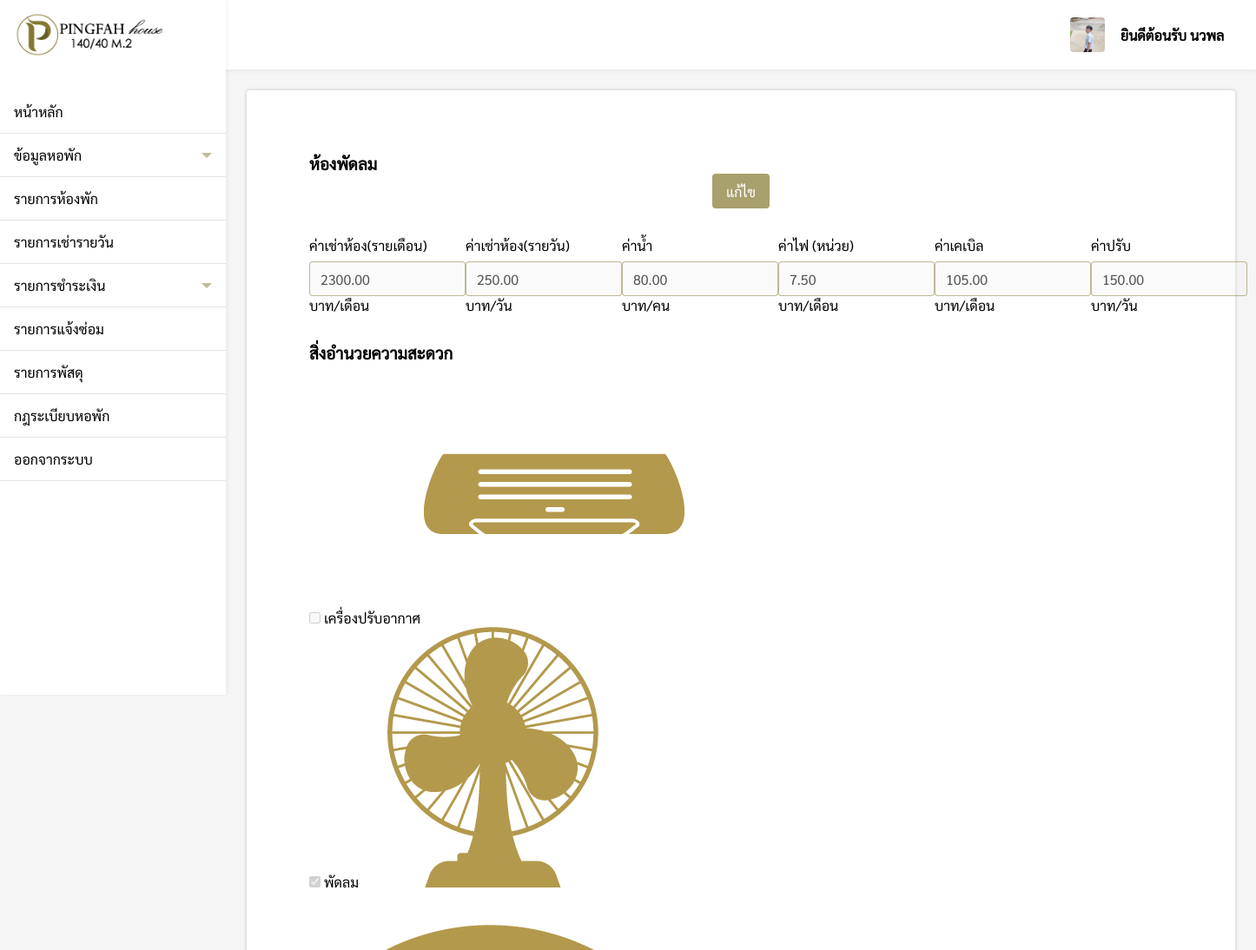
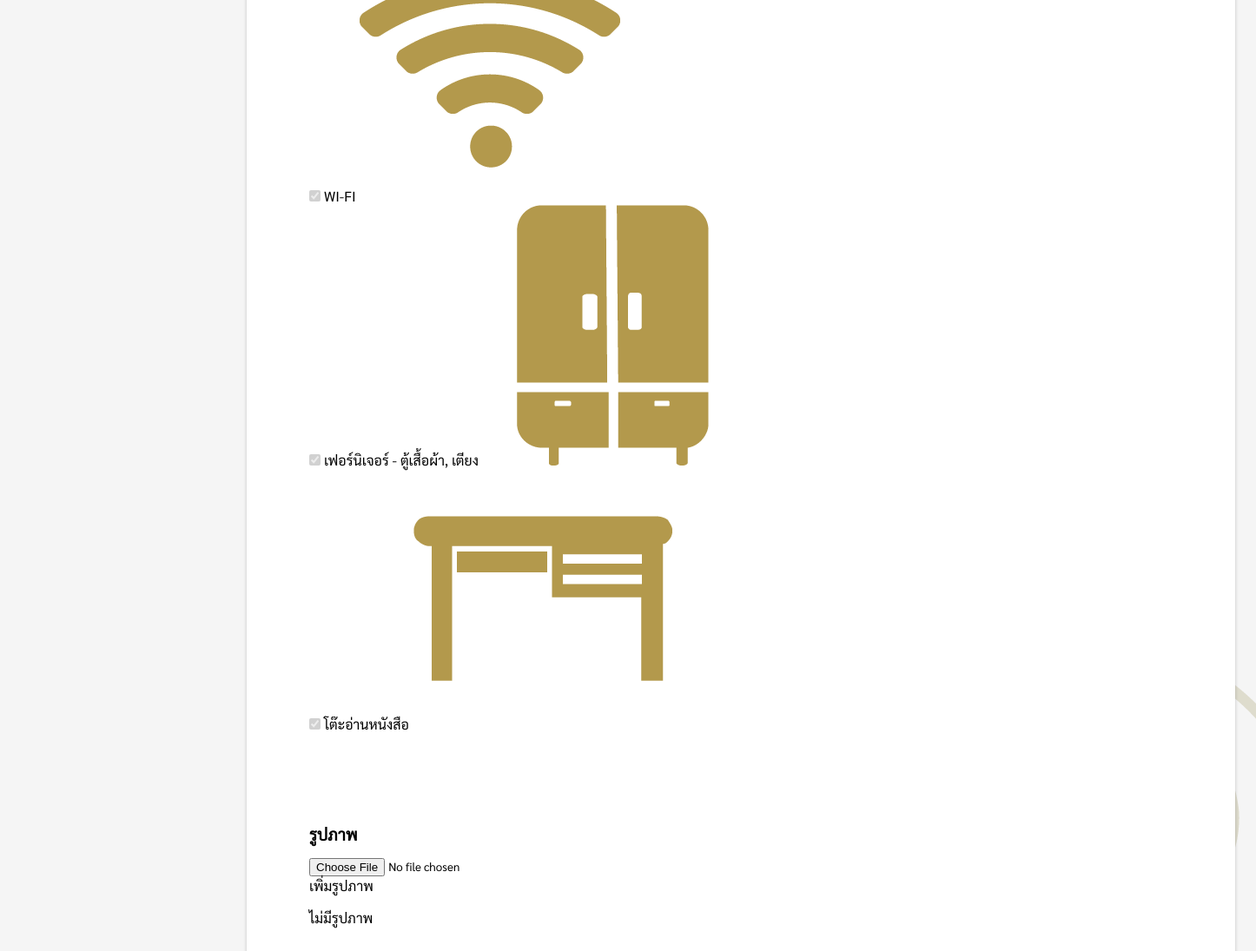
The page /pages/employee/roomDetail/detail.php?type=fan (signed in) on the database its author committed (2 pictures, top to bottom).
### tables this page shows
CREATE TABLE `employee` (
  `id` int(11) NOT NULL,
  `title_name` varchar(200) NOT NULL,
  `firstname` varchar(200) NOT NULL,
  `lastname` varchar(200) NOT NULL,
  `nickname` varchar(200) NOT NULL,
  `position` varchar(200) NOT NULL,
  `id_card` varchar(200) NOT NULL,
  `tel` varchar(200) NOT NULL,
  `email` varchar(200) NOT NULL,
  `id_line` varchar(200) NOT NULL,
  `birthday` varchar(200) NOT NULL,
  `age` varchar(200) NOT NULL,
  `race` varchar(200) NOT NULL,
  `nationality` varchar(200) NOT NULL,
  `address` varchar(200) NOT NULL,
  `pic_idcard` varchar(200) NOT NULL,
  `pic_home` varchar(200) NOT NULL,
  `profile_img` varchar(200) NOT NULL,
  `username` varchar(200) NOT NULL,
  `password` varchar(200) NOT NULL
);

CREATE TABLE `roomdetail` (
  `type` varchar(255) NOT NULL,
  `water_bill` float(255,2) NOT NULL,
  `elec_bill` float(255,2) NOT NULL,
  `cable_charge` float(255,2) NOT NULL,
  `fines` float(255,2) NOT NULL,
  `price` float(255,2) NOT NULL,
  `daily_price` float(255,2) NOT NULL,
  `sv_fan` varchar(2) DEFAULT NULL,
  `sv_air` varchar(2) DEFAULT NULL,
  `sv_wifi` varchar(2) DEFAULT NULL,
  `sv_furniture` varchar(2) DEFAULT NULL,
  `sv_readtable` varchar(2) DEFAULT NULL
);

### pages/employee/roomDetail/detail.php (the view, shortened to what this page needs)
<?php
if($_SESSION['level'] == 'employee'){
    include('../../connection.php');
    include('../../../components/sidebarEPY.php');
    $type = $_REQUEST['type'];
    if($type == "fan"){
        $type_show = "พัดลม";
    }else if($type == "air"){
        $type_show = "แอร์";
    }
    $num = 1;
    $sql = "SELECT * FROM roomdetail WHERE type = '$type_show'";
    $result = $conn->query($sql);
    if ($result->num_rows > 0) {
        while($row = $result->fetch_assoc()) {
?>
<!DOCTYPE html>
<html lang="en">
<head>
    <link rel="stylesheet" href="../../../css/detail.css">
</head>
<body>
    <div style="padding:24px;">
        <div class="box">
            <div class="detail-box">
                <div style="padding:36px;">
                    <form action="function/addData.php?type=<?php echo $type; ?>" method="POST"
                        enctype="multipart/form-data">
                        <div class="header">
                            <h3>ห้อง<?php echo $type_show; ?></h3>
                            <div id="edit" style="display:flex;justify-content:center;align-items:center;">
                                <button type="button" class="edit-btn" onclick="edit()">แก้ไข</button>
                            </div>
                        </div>
                        <div class="roomDetail">
                            <div>
                                <p>ค่าเช่าห้อง(รายเดือน)</p>
                                <input type="text" name="price"
                                    value="<?php if(isset($row['price'])){ echo $row['price']; }else{ echo 0; } ?>"
                                    disabled>
                                <label>บาท/เดือน</label>
                            </div>
                            <div>
                                <p>ค่าเช่าห้อง(รายวัน)</p>
                                <input type="text" name="daily_price"
                                    value="<?php if(isset($row['daily_price'])){ echo $row['daily_price']; }else{ echo 0; } ?>"
                                    disabled>
                                <label>บาท/วัน</label>
                            </div>
                            <div>
                                <p>ค่าน้ำ</p>
                                <input type="text" name="water_bill"
                                    value="<?php if(isset($row['water_bill'])){ echo $row['water_bill']; }else{ echo 0; } ?>"
                                    disabled>
                                <label>บาท/คน</label>
                            </div>
                            <div>
                                <p>ค่าไฟ (หน่วย)</p>
                                <input type="text" name="elec_bill"
                                    value="<?php if(isset($row['elec_bill'])){ echo $row['elec_bill']; }else{ echo 0; } ?>"
                                    disabled>
                                <label>บาท/เดือน</label>
                            </div>
                            <div>
                                <p>ค่าเคเบิล</p>
                                <input type="text" name="cable_charge"
                                    value="<?php if(isset($row['cable_charge'])){ echo $row['cable_charge']; }else{ echo 0; } ?>"
                                    disabled>
                                <label>บาท/เดือน</label>
                            </div>
                            <div>
                                <p>ค่าปรับ</p>
                                <input type="text" name="fines"
                                    value="<?php if(isset($row['fines'])){ echo $row['fines']; }else{ echo 0; } ?>"
                                    disabled>
                                <label>บาท/วัน</label>
                            </div>
                        </div>
                        <div style="padding:32px 0;">
                            <h3>สิ่งอำนวยความสะดวก</h3>
                            <div class="detail-grid">
                                <div class="sub-grid">
                                    <input type="checkbox" name="sv_air" <?php if($row['sv_air'] == 'on'){ echo "checked"; }?> disabled>
                                    <label>เครื่องปรับอากาศ</label>
                                    <img src="../../../img/tool/air2.png">
                                </div>
                                <div class="sub-grid">
                                    <input type="checkbox" name="sv_fan" <?php if($row['sv_fan'] == 'on'){ echo "checked"; }?> disabled>
                                    <label>พัดลม</label>
                                    <img src="../../../img/tool/fan.png">
                                </div>
                                <div class="sub-grid">
                                    <input type="checkbox" name="sv_wifi" <?php if($row['sv_wifi'] == 'on'){ echo "checked"; }?> disabled>
                                    <label>WI-FI</label>
                                    <img src="../../../img/tool/wifi2.png">
                                </div>
                                <div class="sub-grid">
                                    <input type="checkbox" name="sv_furniture" <?php if($row['sv_furniture'] == 'on'){ echo "checked"; }?> disabled>
                                    <label>เฟอร์นิเจอร์ - ตู้เสื้อผ้า, เตียง</label>
                                    <img src="../../../img/tool/clothes.png">
                                </div>
                                <div class="sub-grid">
                                    <input type="checkbox" name="sv_readtable" <?php if($row['sv_readtable'] == 'on'){ echo "checked"; }?> disabled>
                                    <label>โต๊ะอ่านหนังสือ</label>
                                    <img src="../../../img/tool/table.png">
                                </div>
                            </div>
                        </div>
                    </form>
                </div>
                <div style="padding: 36px 36px 0 36px;">
                    <div class="header">
                        <h3>รูปภาพ</h3>
                        <div>
                            <input type="file" name="file" id="file" class="inputfile" accept="images/*" />
                            <label for="file">เพิ่มรูปภาพ</label>
                        </div>
                    </div>
                    <div class="grid">
                        <?php
                            $perpage = 8;
                            if(isset($_GET['gal_page'])){
                                $page = $_GET['gal_page'];
                            }else{
                                $page = 1;
                            }
                            $start = ($page - 1) * $perpage;
                            if($type == "fan"){
                                $sql = "SELECT * FROM fan_gal ORDER BY gal_id DESC LIMIT {$start} , {$perpage}";
                            }else if($type == "air"){
                                $sql = "SELECT * FROM air_gal ORDER BY gal_id DESC LIMIT {$start} , {$perpage}";
                            }
                            $result = $conn->query($sql);
                            if ($result->num_rows > 0) {
                                while($row = $result->fetch_assoc()) {
                            ?>
                        <div class="img-box">
                            <img src="../../images/roomdetail/<?php echo $type; ?>/<?php echo $row['gal_name']; ?>"
                                alt="">
                            <button type="button" class="del-btn" id="del-btn"
                                onclick="delImg('<?php echo $type; ?>',<?php echo $row['gal_id']; ?>,'<?php echo $row['gal_name']; ?>')">X</button>
                        </div>
                        <?php
                                    $num++;
                                }
                            }else{
                                echo "ไม่มีรูปภาพ";
                            }
                            ?>
                    </div>
                </div>
            </div>
        </div>
    </div>
</body>
</html>
<?php
}
    }else{
        echo "0 results";
    }
}else{
    Header("Location: ../../../login.php");
}
?>

### components/sidebarEPY.php (shortened to what this page needs)
<!DOCTYPE html>
<html lang="en">
<head>
    <link rel="stylesheet" href="/Pingfah/css/navbar.css">
</head>
<body onload="menubar()">
    <div >
        <div class="sidebar">
            <div class="logo_box">
                <img src="/Pingfah/img/logo.png" alt="logo" class="logo">
            </div>
            <ul>
                <a href="/Pingfah/pages/employee/index.php">
                    <li id="main">หน้าหลัก</li>
                </a>
                <li class="dropdown-btn">
                    ข้อมูลหอพัก
                    <div id="arrow-down" class="arrow-down"></div>
                </li>
                <a href="/Pingfah/pages/employee/roomList/index.php">
                    <li id="roomlist">รายการห้องพัก</li>
                </a>
                <a href="/Pingfah/pages/employee/daily/index.php">
                    <li id="daily">รายการเช่ารายวัน</li>
                </a>
                <li class="dropdown-btn2">
                    รายการชำระเงิน
                    <div id="arrow-down2" class="arrow-down"></div>
                </li>
                <a href="/Pingfah/pages/employee/repair/index.php">
                    <li id="repair">รายการแจ้งซ่อม</li>
                </a>
                <a href="/Pingfah/pages/employee/package/index.php">
                    <li id="package">รายการพัสดุ</li>
                </a>
                <a href="/Pingfah/pages/employee/rule/index.php">
                    <li id="rule">กฎระเบียบหอพัก</li>
                </a>
                <a href="/Pingfah/pages/logout.php">
                    <li class="logout">ออกจากระบบ</li>
                </a>
            </ul>
        </div>
        <div class="topbar">
            <div style="padding:16px 24px">
            </div>
            <a href="/Pingfah/pages/employee/myprofile/index.php">
                <div class="profile">
                    <?php
                    $user = $_SESSION['ID'];
                    $sql = "SELECT * FROM employee WHERE username = '$user'";
                    $result = mysqli_query($conn, $sql)or die ("Error in query: $sql " . mysqli_error());
                    $row = mysqli_fetch_array($result);
                    if($row != null){
                    extract($row);
                    }
                    ?>
                    <img src="<?php if(isset($profile_img)){ echo "/Pingfah/pages/images/employee/$user/$profile_img"; }else{ echo "https://sites.google.com/site/rabbiteieicom/_/rsrc/1467891358746/home/image8.jpg"; } ?>"
                        alt="profile_logo" class="profile-logo">
                    <p class="profile-text">ยินดีต้อนรับ <?php echo $_SESSION['name']; ?></p>
                </div>
            </a>
        </div>
    </div>
</body>
</html>

### css/navbar.css (style rules this page uses)
* { margin: 0; padding: 0; box-sizing: border-box; font-family: Sarabun; }
body { width: 100%; min-height: 100vh; background: url(../img/tool/submain-banner.png) #f5f5f5 no-repeat bottom right; }
.sidebar { width: 260px; min-height: 100vh; background-color: #fff; position: fixed; z-index: 15; -webkit-box-shadow: 2px 0px 4px 0px rgba(0, 0, 0, 0.05); -moz-box-shadow: 2px 0px 4px 0px rgba(0, 0, 0, 0.05); box-shadow: 2px 0px 4px 0px rgba(48, 35, 35, 0.05); }
.sidebar .logo_box { width: 100%; height: 80px; padding-left: 16px; display: flex; justify-content: flex-start; align-items: center; }
.sidebar .logo { width: 90%; height: 90%; object-fit: contain; }
.sidebar ul { margin-top: 24px; }
.sidebar ul a { text-decoration: none; color: #000; }
.sidebar li { width: 100%; height: 50px; padding: 0 16px; border-bottom: 1px solid rgb(226, 226, 226); display: flex; justify-content: flex-start; align-items: center; transition: 0.08s; cursor: pointer; }
.sidebar .dropdown-btn, .sidebar .dropdown-btn2 { display: flex; justify-content: space-between; }
.sidebar .arrow-down { width: 0; height: 0; border-left: 6px solid transparent; border-right: 6px solid transparent; border-top: 6px solid rgba(131, 120, 47, 0.5); }
.topbar { width: 100%; height: 80px; padding-left: 260px; background-color: #fff; position: fixed; display: flex; justify-content: space-between; align-items: center; z-index: 14; -webkit-box-shadow: 0px 2px 5px 0px rgba(0, 0, 0, 0.05); -moz-box-shadow: 0px 2px 5px 0px rgba(0, 0, 0, 0.05); box-shadow: 0px 2px 5px 0px rgba(0, 0, 0, 0.05); }
.topbar a { color: #000; text-decoration: none; }
.topbar .profile { display: grid; grid-template-columns: 60px auto; width: 240px; height: 80px; padding-left: 16px; cursor: pointer; transition: 0.3s; }
.topbar .profile-logo { width: 40px; height: 40px; display: block; margin: auto; border-radius: 4px; object-fit: cover; }
.topbar .profile-text { font-size: 16px; font-weight: bold; display: flex; justify-content: flex-start; align-items: center; padding: 8px; }

### css/admin/detail.css (style rules this page uses)
* { margin: 0; padding: 0; box-sizing: border-box; font-family: Sarabun; }
.box { padding: 80px 0 0 260px; }
.detail-box { width: 100%; min-height: 870px; padding: 36px; border-radius: 4px; background-color: #fff; -webkit-box-shadow: 0px 0px 4px 0px rgba(0, 0, 0, 0.2); -moz-box-shadow: 0px 0px 4px 0px rgba(0, 0, 0, 0.2); box-shadow: 0px 0px 4px 0px rgba(0, 0, 0, 0.2); }
.detail-box .roomDetail { display: flex; justify-content: space-between; width: 100%; padding-top: 32px; }
.detail-box .roomDetail input { margin-top: 8px; width: 180px; height: 40px; padding: 0 12px; border: 1px solid rgb(131, 120, 47, 0.5); border-radius: 4px; font-size: 16px; outline: none; transition: 0.3s; }
.detail-box .grid { display: grid; grid-template-columns: 497px 497px 497px; grid-gap: 16px; width: 100%; margin-top: 16px; }
.detail-box input[type="file"] { padding-top: 16px; width: 100%; }
.detail-box button { width: auto; height: 40px; padding: 0 16px; border-radius: 4px; border: none; background-color: rgb(131, 120, 47, 0.7); font-size: 16px; font-weight: 500; color: #fff; cursor: pointer; transition: 0.3s; }

### rows shown on the page
employee: profile_img (picture)
roomdetail: price "2300.00", daily_price "250.00", water_bill "80.00", elec_bill "7.50", cable_charge "105.00", fines "150.00", sv_fan "☑", sv_wifi "☑", sv_furniture "☑", sv_readtable "☑"

### other values the page prints
$_SESSION['name'] "นวพล"
